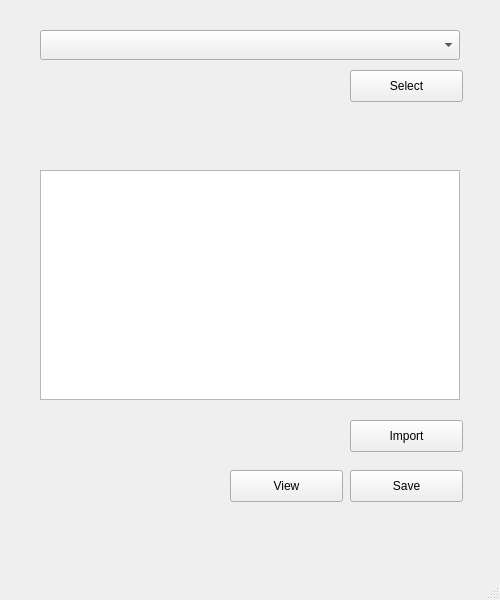
<?xml version="1.0" encoding="UTF-8"?>
<ui version="4.0">
 <class>MainWindow</class>
 <widget class="QMainWindow" name="MainWindow">
  <property name="geometry">
   <rect>
    <x>0</x>
    <y>0</y>
    <width>500</width>
    <height>600</height>
   </rect>
  </property>
  <property name="windowTitle">
   <string>MainWindow</string>
  </property>
  <widget class="QWidget" name="centralwidget">
   <widget class="QListWidget" name="columns">
    <property name="geometry">
     <rect>
      <x>40</x>
      <y>170</y>
      <width>420</width>
      <height>230</height>
     </rect>
    </property>
   </widget>
   <widget class="QComboBox" name="tables">
    <property name="geometry">
     <rect>
      <x>40</x>
      <y>30</y>
      <width>420</width>
      <height>30</height>
     </rect>
    </property>
   </widget>
   <widget class="QPushButton" name="Select">
    <property name="geometry">
     <rect>
      <x>350</x>
      <y>70</y>
      <width>113</width>
      <height>32</height>
     </rect>
    </property>
    <property name="text">
     <string>Select</string>
    </property>
   </widget>
   <widget class="QPushButton" name="Import">
    <property name="geometry">
     <rect>
      <x>350</x>
      <y>420</y>
      <width>113</width>
      <height>32</height>
     </rect>
    </property>
    <property name="text">
     <string>Import</string>
    </property>
   </widget>
   <widget class="QPushButton" name="Save">
    <property name="geometry">
     <rect>
      <x>350</x>
      <y>470</y>
      <width>113</width>
      <height>32</height>
     </rect>
    </property>
    <property name="text">
     <string>Save</string>
    </property>
   </widget>
   <widget class="QPushButton" name="View">
    <property name="geometry">
     <rect>
      <x>230</x>
      <y>470</y>
      <width>113</width>
      <height>32</height>
     </rect>
    </property>
    <property name="text">
     <string>View</string>
    </property>
   </widget>
  </widget>
  <widget class="QMenuBar" name="menubar">
   <property name="geometry">
    <rect>
     <x>0</x>
     <y>0</y>
     <width>500</width>
     <height>24</height>
    </rect>
   </property>
  </widget>
  <widget class="QStatusBar" name="statusbar"/>
 </widget>
 <resources/>
 <connections/>
</ui>
